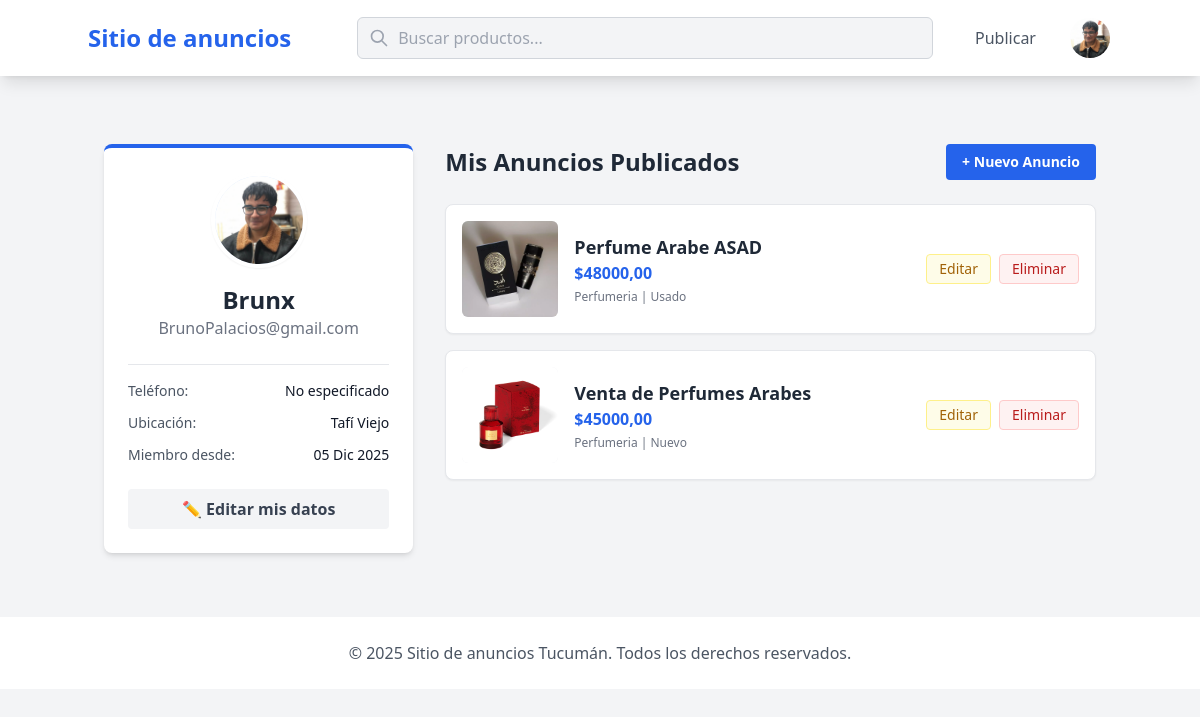
Page /perfil/ (signed in) on the committed database.
### Marketplace_App/models.py (models this page shows, shortened)
class PerfilUsuario(models.Model):
    usuario = models.OneToOneField(User, on_delete=models.CASCADE, related_name='perfil')
    imagen = models.ImageField(upload_to='perfil_imagenes/', blank=True, null=True, verbose_name="Foto de Perfil")
    telefono_contacto = models.CharField(max_length=20, blank=True, null=True, verbose_name="Teléfono de Contacto")
    ubicacion_contacto = models.CharField(max_length=100, blank=True, null=True, verbose_name="Ubicación/Ciudad")
    fecha_registro = models.DateTimeField(auto_now_add=True)
    verificado = models.BooleanField(default=False)
    telefono_verificado = models.BooleanField(default=False)
    ROL_CHOICES = [
        ('VENDEDOR', 'Vendedor'),
        ('COMPRADOR', 'Comprador'),
        ('ADMIN', 'Administrador'),
    ]
    rol = models.CharField(max_length=10, choices=ROL_CHOICES, default='COMPRADOR')
    class Meta:
        verbose_name = "Perfil de Usuario"
        verbose_name_plural = "Perfiles de Usuario"

class Anuncio(models.Model):
    ESTADOS = [
        ('NUEVO', 'Nuevo'),
        ('USADO', 'Usado'),
        ('REACONDICIONADO', 'Reacondicionado'),
    ]
    usuario = models.ForeignKey(User, on_delete=models.CASCADE, related_name='anuncios_publicados') # Relación 1:N con Usuario
    categoria = models.ForeignKey(Categoria, on_delete=models.PROTECT, related_name='anuncios_categoria') # Relación N:1 con Categoría
    titulo = models.CharField(max_length=200)
    descripcion = models.TextField()
    precio = models.DecimalField(max_digits=9, decimal_places=2)
    ubicacion = models.CharField(max_length=100)
    estado = models.CharField(max_length=20, choices=ESTADOS, default='USADO')
    fecha_publicacion = models.DateTimeField(auto_now_add=True)
    activo = models.BooleanField(default=True)
    imagen_principal = models.ImageField(upload_to='anuncios_imagenes/', blank=True, null=True)
    class Meta:
        verbose_name = "Anuncio"
        verbose_name_plural = "Anuncios"
        ordering = ['-fecha_publicacion']

class Categoria(models.Model):
    nombre = models.CharField(max_length=100, unique=True)
    slug = models.SlugField(unique=True) # URL amigable
    class Meta:
        verbose_name_plural = "Categorías"
        ordering = ['nombre']
    def __str__(self):
        return self.nombre

### Marketplace_App/views/usuarios.py (the view)
# urls.py: path('perfil/', views.mi_perfil, name='mi_perfil'),
@login_required
def mi_perfil(request):
    perfil, created = PerfilUsuario.objects.get_or_create(usuario=request.user)
    form_perfil = PerfilUsuarioForm(instance=perfil)
    mis_anuncios_qs = Anuncio.objects.filter(usuario=request.user).order_by('-fecha_publicacion')
    anuncios_con_forms = []
    for anuncio in mis_anuncios_qs:
        form = AnuncioForm(instance=anuncio)
        anuncios_con_forms.append((anuncio, form))
    context = {
        'perfil': perfil,
        'form_perfil': form_perfil,
        'anuncios_con_forms': anuncios_con_forms
    }
    return render(request, 'Marketplace_App/usuarios/mi_perfil.html', context)

### Marketplace_App/forms.py
class PerfilUsuarioForm(forms.ModelForm):
    class Meta:
        model = PerfilUsuario
        fields = ['telefono_contacto', 'ubicacion_contacto', 'imagen']
        labels = {
            'telefono_contacto': 'Teléfono / WhatsApp',
            'ubicacion_contacto': 'Ciudad / Localidad',
            'imagen': 'Foto de Perfil'
        }
        widgets = {
            'telefono_contacto': forms.TextInput(attrs={'placeholder': 'Ej: 381-1234567'}),
            'ubicacion_contacto': forms.TextInput(attrs={'placeholder': 'Ej: Yerba Buena, San Miguel de Tucumán'}),
        }

### Marketplace_App/templates/Marketplace_App/usuarios/mi_perfil.html (shortened to what this page needs)
{% extends 'Marketplace_App/base.html' %}
{% load static %}
{% block content %}
<div class="max-w-6xl mx-auto mt-8 relative">
    <div class="grid grid-cols-1 md:grid-cols-3 gap-8">
        <div class="md:col-span-1">
            <div class="bg-white p-6 rounded-lg shadow-md border-t-4 border-blue-600 sticky z-30 h-fit"
                style="top: 110px;">
                <div class="text-center mb-6">
                    <div
                        class="w-24 h-24 bg-blue-100 rounded-full flex items-center justify-center mx-auto mb-4 text-3xl overflow-hidden border-4 border-white shadow-sm">
                        {% if user.perfil.imagen %}
                        <img src="{{ user.perfil.imagen.url }}" alt="Foto perfil" class="w-full h-full object-cover">
                        {% else %}
                        <span class="text-4xl">👤</span>
                        {% endif %}
                    </div>
                    <h1 class="text-2xl font-bold text-gray-800">{{ user.username }}</h1>
                    <p class="text-gray-500">{{ user.email }}</p>
                </div>
                <div class="space-y-3 text-sm border-t pt-4">
                    <div class="flex justify-between">
                        <span class="text-gray-600 font-medium">Teléfono:</span>
                        <span class="text-gray-900">{{ perfil.telefono_contacto|default:"No especificado" }}</span>
                    </div>
                    <div class="flex justify-between">
                        <span class="text-gray-600 font-medium">Ubicación:</span>
                        <span class="text-gray-900">{{ perfil.ubicacion_contacto|default:"No especificada" }}</span>
                    </div>
                    <div class="flex justify-between">
                        <span class="text-gray-600 font-medium">Miembro desde:</span>
                        <span class="text-gray-900">{{ perfil.fecha_registro|date:"d M Y" }}</span>
                    </div>
                </div>
                <div class="mt-6">
                    <button onclick="toggleModal('modal-perfil')"
                        class="w-full bg-gray-100 hover:bg-gray-200 text-gray-700 font-semibold py-2 px-4 rounded transition duration-200">
                        ✏️ Editar mis datos
                    </button>
                </div>
            </div>
        </div>
        <div class="md:col-span-2 space-y-6">
            <div class="flex justify-between items-center mb-4">
                <h2 class="text-2xl font-bold text-gray-800">Mis Anuncios Publicados</h2>
                <a href="{% url 'crear_anuncio' %}"
                    class="bg-blue-600 hover:bg-blue-700 text-white text-sm font-bold py-2 px-4 rounded transition">
                    + Nuevo Anuncio
                </a>
            </div>
            {% if anuncios_con_forms %}
            <div class="space-y-4">
                {% for anuncio, form_anuncio in anuncios_con_forms %}
                <div
                    class="bg-white p-4 rounded-lg shadow-sm border border-gray-200 flex flex-col sm:flex-row gap-4 items-start sm:items-center">
                    <div class="w-full sm:w-24 h-24 flex-shrink-0 bg-gray-100 rounded-md overflow-hidden">
                        {% if anuncio.imagen_principal %}
                        <img src="{{ anuncio.imagen_principal.url }}" alt="{{ anuncio.titulo }}"
                            class="w-full h-full object-cover">
                        {% else %}
                        <div class="w-full h-full flex items-center justify-center text-gray-400 text-xs">Sin foto</div>
                        {% endif %}
                    </div>
                    <div class="flex-grow">
                        <h3 class="font-bold text-lg text-gray-800">
                            <a href="{% url 'detalle_anuncio' anuncio.pk %}"
                                class="hover:text-blue-600 hover:underline">
                                {{ anuncio.titulo }}
                            </a>
                        </h3>
                        <p class="text-blue-600 font-bold">${{ anuncio.precio|floatformat:2 }}</p>
                        <p class="text-xs text-gray-500 mt-1">
                            {{ anuncio.categoria.nombre }} | {{ anuncio.get_estado_display }}
                        </p>
                    </div>
                    <div class="mt-2 sm:mt-0 flex gap-2">
                        <button onclick="toggleModal('modal-anuncio-{{ anuncio.id }}')"
                            class="text-sm bg-yellow-50 text-yellow-700 border border-yellow-200 px-3 py-1 rounded hover:bg-yellow-100 transition">
                            Editar
                        </button>
                        <button onclick="toggleModal('modal-eliminar-{{ anuncio.id }}')"
                            class="text-sm bg-red-50 text-red-700 border border-red-200 px-3 py-1 rounded hover:bg-red-100 transition">
                            Eliminar
                        </button>
                    </div>
                </div>
                {% endfor %}
            </div>
            {% else %}
            <p class="text-gray-500 text-center py-8">Aún no tienes anuncios.</p>
            {% endif %}
        </div>
    </div>
</div>
{% endblock %}

### Marketplace_App/templates/Marketplace_App/base.html (shortened to what this page needs)
{% load static %}
<!DOCTYPE html>
<html lang="es">
<head>
    <script src="https://cdn.tailwindcss.com"></script>
</head>
<body class="bg-gray-100 font-sans leading-normal tracking-normal">
    <nav class="bg-white shadow-lg p-4 fixed top-0 w-full z-40">
        <div class="container mx-auto flex flex-wrap justify-between items-center">
            <a href="{% url 'home' %}" class="text-2xl font-bold text-blue-600 flex-shrink-0 mr-6">
                Sitio de anuncios
            </a>
            <div class="flex-grow max-w-xl mx-4 order-last md:order-none w-full md:w-auto mt-4 md:mt-0">
                <form action="{% url 'home' %}" method="GET" class="relative">
                    <input type="text" name="q" value="{{ request.GET.q|default:'' }}" placeholder="Buscar productos..."
                        class="w-full bg-gray-100 text-gray-700 border border-gray-300 rounded-full py-2 px-4 pl-10 focus:outline-none focus:bg-white focus:border-blue-500 transition duration-200">
                    <div class="absolute inset-y-0 left-0 pl-3 flex items-center pointer-events-none">
                    </div>
                </form>
            </div>
            <div class="space-x-4 flex items-center flex-shrink-0">
                {% if user.is_authenticated %}
                <a href="{% url 'crear_anuncio' %}"
                    class="text-gray-600 hover:text-blue-600 font-medium mr-4">Publicar</a>
                <div class="relative ml-3">
                    <div>
                        <button type="button" onclick="toggleUserMenu()"
                            class="flex text-sm border-2 border-transparent rounded-full focus:outline-none focus:border-gray-300 transition duration-150 ease-in-out"
                            id="user-menu-button" aria-expanded="false" aria-haspopup="true">
                            {% if user.perfil.imagen %}
                            <img class="h-10 w-10 rounded-full object-cover" src="{{ user.perfil.imagen.url }}"
                                alt="{{ user.username }}">
                            {% else %}
                            <img class="h-10 w-10 rounded-full object-cover"
                                src="https://ui-avatars.com/api/?name={{ user.username }}&background=0D8ABC&color=fff"
                                alt="{{ user.username }}">
                            {% endif %}
                        </button>
                    </div>
                </div>
                {% endif %}
            </div>
        </div>
    </nav>
    <main class="container mx-auto mt-24 p-4 relative">
        {% block content %}
        {% endblock %}
    </main>
    <footer class="bg-white mt-12 p-6 text-center text-gray-600">
        <p>&copy; 2025 Sitio de anuncios Tucumán. Todos los derechos reservados.</p>
    </footer>
</body>
</html>

### rows in the picture
PerfilUsuario: telefono_contacto "No especificado", ubicacion_contacto "Tafí Viejo", fecha_registro "05 Dic 2025"
Anuncio: imagen_principal (picture), titulo "Perfume Arabe ASAD", precio "48000,00", categoria.nombre "Perfumeria", estado "Usado"
Anuncio: imagen_principal (picture), titulo "Venta de Perfumes Arabes", precio "45000,00", categoria.nombre "Perfumeria", estado "Nuevo"

### other values in the picture
{{ user.username }} "Brunx"
{{ user.email }} "BrunoPalacios@gmail.com"
